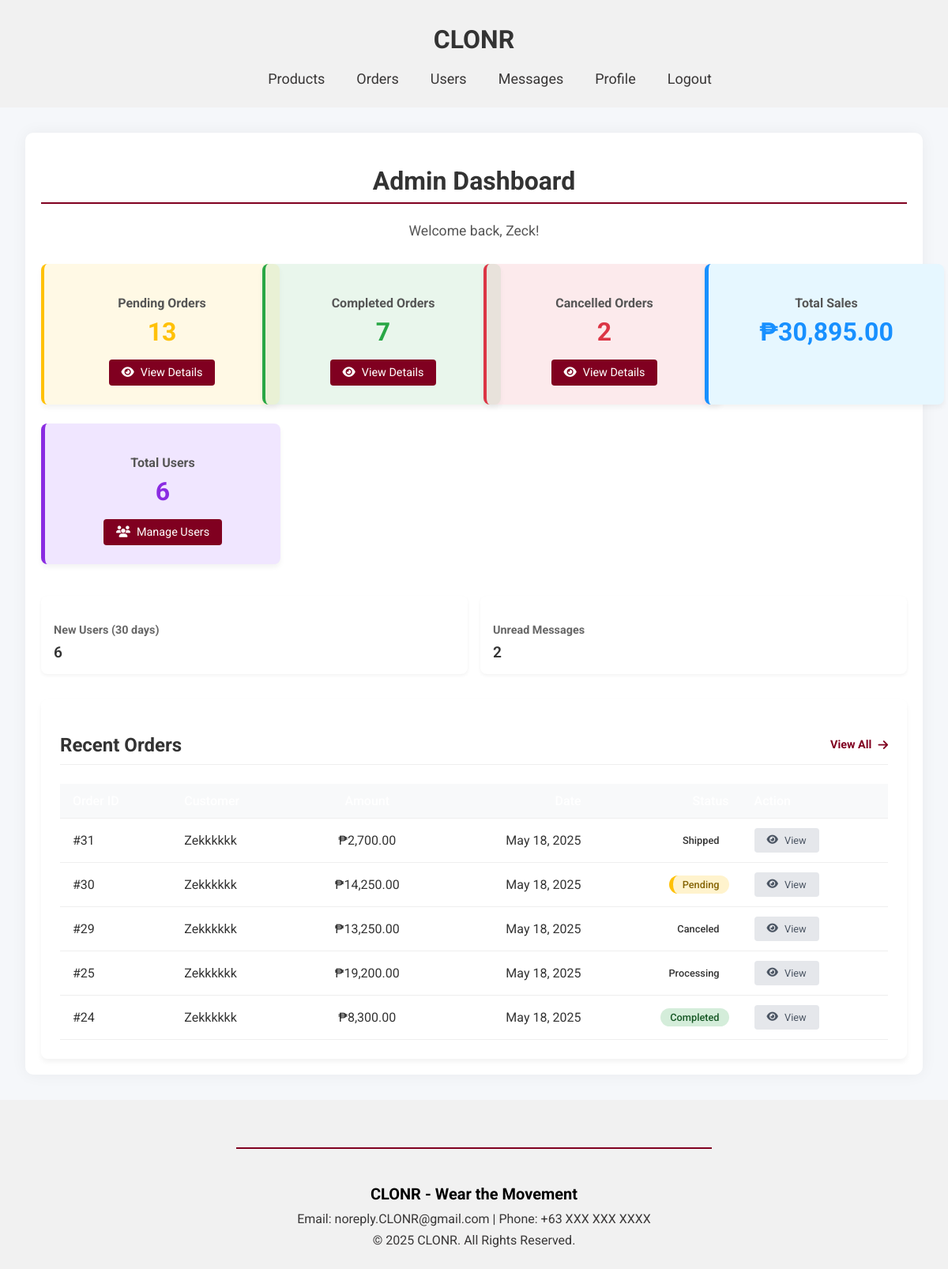
The page /admin/admindashboard.php (signed in) on the database its author committed.
### tables this page shows
CREATE TABLE `users` (
  `id` int(100) NOT NULL,
  `name` varchar(100) NOT NULL,
  `email` varchar(100) NOT NULL,
  `password` varchar(100) NOT NULL,
  `user_type` varchar(20) NOT NULL DEFAULT 'user',
  `image` varchar(100) NOT NULL,
  `phone` varchar(15) DEFAULT NULL,
  `created_acc` timestamp NOT NULL DEFAULT current_timestamp(),
  `Status` varchar(10) NOT NULL DEFAULT 'Active',
  `balance` decimal(65,0) NOT NULL,
  `money` decimal(65,0) NOT NULL
);

CREATE TABLE `orders` (
  `id` int(100) NOT NULL,
  `user_id` int(100) NOT NULL,
  `name` varchar(100) NOT NULL,
  `number` int(11) NOT NULL,
  `email` varchar(100) NOT NULL,
  `method` varchar(50) NOT NULL,
  `address` varchar(500) NOT NULL,
  `total_products` varchar(1000) NOT NULL,
  `total_price` float(10,2) NOT NULL,
  `placed_on` datetime NOT NULL DEFAULT current_timestamp(),
  `payment_status` varchar(20) NOT NULL DEFAULT 'Pending'
);

### admin/admindashboard.php (the view, shortened to what this page needs)
<?php
require_once '../config.php';
try {
    $admin_id = $_SESSION['admin_id'];
    $stmt = $conn->prepare("SELECT * FROM users WHERE id = ? AND user_type = 'admin'");
    $stmt->execute([$admin_id]);
    $admin = $stmt->fetch(PDO::FETCH_ASSOC);
    function countOrdersByStatus($conn, $status) {
        $stmt = $conn->prepare("SELECT COUNT(*) FROM orders WHERE payment_status = :status");
        $stmt->bindParam(':status', $status);
        $stmt->execute();
        return $stmt->fetchColumn();
    }
    $pending_count = countOrdersByStatus($conn, 'pending');
    $completed_count = countOrdersByStatus($conn, 'completed');
    $cancelled_count = countOrdersByStatus($conn, 'cancelled');
    $stmt = $conn->prepare("SELECT o.*, u.name as customer_name FROM orders o JOIN users u ON o.user_id = u.id ORDER BY id  desc LIMIT 5");
    $stmt->execute();
    $recent_orders = $stmt->fetchAll(PDO::FETCH_ASSOC);
    $total_sales_stmt = $conn->query("SELECT SUM(total_price) FROM orders WHERE payment_status = 'completed'");
    $total_sales = $total_sales_stmt->fetchColumn() ?? 0;
    $total_users_stmt = $conn->query("SELECT COUNT(*) FROM users WHERE user_type = 'user'");
    $total_users = $total_users_stmt->fetchColumn();
    $new_users_stmt = $conn->query("SELECT COUNT(*) FROM users WHERE user_type = 'user' AND created_acc >= DATE_SUB(NOW(), INTERVAL 1 MONTH)");
    $new_users = $new_users_stmt->fetchColumn();
    $unread_messages_stmt = $conn->query("SELECT COUNT(*) FROM messages WHERE is_read = 0");
    $unread_messages = $unread_messages_stmt->fetchColumn();
} catch (PDOException $e) {
    die("Database error: " . $e->getMessage());
}
?>
<!DOCTYPE html>
<html lang="en">
    <head>
        <link rel="stylesheet" href="../global.css"/>
        <link rel="stylesheet" href="admin.css">
        <link rel="stylesheet" href="https://cdnjs.cloudflare.com/ajax/libs/font-awesome/6.4.0/css/all.min.css">
    </head>
    <body>
        <header>
          <div class="container">
            <a href="admindashboard.php"><h1 class="title">CLONR</h1></a>
            <nav>
              <ul class="navbar">
                <li><a href="products.php">Products</a></li>
                <li><a href="order.php">Orders</a></li>
                <li><a href="users.php">Users</a></li>
                    <li><a href="messages.php">Messages</a></li>
                <li><a href="../AdminUpdateProfile.php">Profile</a></li>
                <li><a href="../logout.php" class="logout-btn">Logout</a></li>
              </ul>
            </nav>
        </header>
        <main class="admin-main">
            <div class="admin-container">
                <h1 class="admin-title">Admin Dashboard</h1>
                <p class="admin-welcome">Welcome back, <?= htmlspecialchars($admin['name'] ?? 'Administrator') ?>!</p>
                <div class="stats-container">
                    <div class="stat-card pending">
                        <h3>Pending Orders</h3>
                        <p class="stat-number"><?= $pending_count ?></p>
                        <a href="order.php?status=pending&search=&sort=id&order=ASC" class="stat-link">
                            <i class="fas fa-eye"></i> View Details
                        </a>
                    </div>
                    <div class="stat-card approved">
                        <h3>Completed Orders</h3>
                        <p class="stat-number"><?= $completed_count ?></p>
                        <a href="order.php?status=completed&search=&sort=id&order=ASC" class="stat-link">
                            <i class="fas fa-eye"></i> View Details
                        </a>
                    </div>
                    <div class="stat-card declined">
                        <h3>Cancelled Orders</h3>
                        <p class="stat-number"><?= $cancelled_count ?></p>
                        <a href="order.php?status=cancelled&search=&sort=id&order=ASC" class="stat-link">
                            <i class="fas fa-eye"></i> View Details
                        </a>
                    </div>
                    <div class="stat-card sales">
                        <h3>Total Sales</h3>
                        <p class="stat-number">₱<?= number_format($total_sales, 2) ?></p>
                    </div>
                    <div class="stat-card users">
                        <h3>Total Users</h3>
                        <p class="stat-number"><?= $total_users ?></p>
                        <a href="users.php" class="stat-link">
                            <i class="fas fa-users"></i> Manage Users
                        </a>
                    </div>
                </div>
                <div class="quick-stats">
                    <div class="quick-stat">
                        <h4>New Users (30 days)</h4>
                        <p><?= $new_users ?></p>
                    </div>
                    <div class="quick-stat">
                        <h4>Unread Messages</h4>
                        <p><?= $unread_messages ?></p>
                    </div>
                </div>
                <div class="recent-orders">
                    <h2>
                        Recent Orders
                        <a href="order.php">
                            View All <i class="fas fa-arrow-right"></i>
                        </a>
                    </h2>
                    <table>
                        <thead>
                            <tr>
                                <th>Order ID</th>
                                <th>Customer</th>
                                <th>Amount</th>
                                <th>Date</th>
                                <th>Status</th>
                                <th>Action</th>
                            </tr>
                        </thead>
                        <tbody>
                            <?php foreach ($recent_orders as $order): ?>
                            <tr>
                                <td>#<?= htmlspecialchars($order['id']) ?></td>
                                <td><?= htmlspecialchars($order['customer_name']) ?></td>
                                <td>₱<?= htmlspecialchars(number_format($order['total_price'], 2)) ?></td>
                                <td><?= htmlspecialchars(date('M d, Y', strtotime($order['placed_on']))) ?></td>
                                <td><span class="status <?= htmlspecialchars($order['payment_status']) ?>"><?= ucfirst(htmlspecialchars($order['payment_status'])) ?></span></td>
                                <td><a href="order_details.php?id=<?= $order['id'] ?>" class="action-btn"><i class="fas fa-eye"></i> View</a></td>
                            </tr>
                            <?php endforeach; ?>
                        </tbody>
                    </table>
                </div>
            </div>
        </main>
        <hr class="custom-hr">
        <footer>
        <div class="footer-content">
            <h2>CLONR - Wear the Movement</h2>
            <p>Email: noreply.CLONR@gmail.com | Phone: +63 XXX XXX XXXX</p>
            <p>© 2025 CLONR. All Rights Reserved.</p>
        </div>
        </footer>
    </body>
</html>

### global.css (style rules this page uses)
body { margin: 0; font-family: 'Roboto',sans-serif; background-color: #f1f1f1; color: #333333; }
header { padding: 10px 40px; display: flex; justify-content: center; align-items: center; position: relative; }
.title { color: #000000; font-size: 2rem; text-align: center; }
a { text-decoration: none; }
.navbar { list-style: none; display: flex; gap: 40px; z-index: 10; }
.navbar li { position: relative; cursor: pointer; font-size: 18px; color: #393737; }
.navbar a { text-decoration: none; color: inherit; }
footer { color: #000000; text-align: center; padding: 20px 20px; }
.footer-content h2 { font-size: 20px; margin-bottom: 10px; }
.footer-content p { font-size: 16px; margin: 8px 0; color: #393737; }
.custom-hr { width: 50%; border: 1px solid #800020; margin-top: 5%; }

### admin/admin.css (style rules this page uses)
.title { font-size: 2rem; margin-bottom: 20px; color: #333; }
.admin-main { padding: 40px 20px; background-color: #f8f9fa; min-height: calc(100vh - 200px); }
.admin-container { max-width: 1200px; margin: 0 auto; padding: 20px; background-color: #fff; border-radius: 10px; box-shadow: 0 0 20px rgba(0, 0, 0, 0.05); }
.admin-title { color: #333; font-size: 2.5rem; margin-bottom: 30px; text-align: center; border-bottom: 2px solid #800020; padding-bottom: 15px; }
.stats-container { display: flex; justify-content: space-between; margin-bottom: 40px; flex-wrap: wrap; gap: 20px; }
.stat-card { flex: 1; min-width: 250px; padding: 25px; border-radius: 10px; text-align: center; box-shadow: 0 4px 12px rgba(0, 0, 0, 0.1); transition: transform 0.3s ease; }
.stat-card h3 { font-size: 1.2rem; color: #555; margin-bottom: 15px; }
.stat-number { font-size: 2.5rem; font-weight: 700; margin: 15px 0; }
.stat-link { display: inline-block; padding: 8px 15px; background-color: #800020; color: white; border-radius: 5px; text-decoration: none; transition: background-color 0.3s ease; }
.pending { background-color: #fff3cd; border-left: 5px solid #ffc107; }
.approved { background-color: #d4edda; border-left: 5px solid #28a745; }
.declined { background-color: #f8d7da; border-left: 5px solid #dc3545; }
.pending .stat-number { color: #ffc107; }
.approved .stat-number { color: #28a745; }
.declined .stat-number { color: #dc3545; }
.recent-orders { margin-top: 40px; }
.recent-orders h2 { font-size: 1.8rem; margin-bottom: 20px; color: #333; padding-bottom: 10px; border-bottom: 1px solid #eee; }
table { width: 100%; border-collapse: collapse; margin-top: 20px; }
th, td { padding: 12px 15px; text-align: left; border-bottom: 1px solid #ddd; }
th { background-color: #800020; color: white; font-weight: 500; }
.status { padding: 5px 10px; border-radius: 20px; font-size: 0.8rem; font-weight: 500; }
.status.pending { background-color: #fff3cd; color: #856404; }
.action-btn { display: inline-block; padding: 5px 10px; background-color: #800020; color: white; border-radius: 4px; text-decoration: none; transition: background-color 0.3s ease; }
.stat-card.sales { background-color: #e6f7ff; border-left: 5px solid #1890ff; }
.stat-card.sales .stat-number { color: #1890ff; }
table th:nth-child(3), table td:nth-child(3) { text-align: center; }
table th:nth-child(4), table td:nth-child(4), table th:nth-child(5), table td:nth-child(5) { text-align: right; }
.admin-welcome { text-align: center; color: #666; margin-bottom: 30px; font-size: 1.1rem; }
.stat-card.users { background-color: #f0e6ff; border-left: 5px solid #8a2be2; }
.stat-card.users .stat-number { color: #8a2be2; }
th { background-color: #800020; color: white; }
.action-btn { display: inline-block; padding: 5px 10px; margin-right: 5px; border-radius: 3px; text-decoration: none; font-size: 14px; }
.action-btn { padding: 0.5rem 1rem; border-radius: 4px; text-decoration: none; font-size: 0.9rem; transition: all 0.2s; }
.action-btn:not(.reply):not(.delete) { background-color: #e0e0e0; color: #333; }
.action-btn { padding: 0.5rem 1rem; border-radius: 6px; text-decoration: none; font-size: 0.85rem; transition: all 0.2s; }
.action-btn:not(.reply):not(.delete) { background-color: #E5E7EB; color: #4B5563; }

### rows shown on the page
users: name "Zeck"
orders: id "31", user.name "Zekkkkkk", total_price "2,700.00", placed_on "May 18, 2025", payment_status "Shipped"
orders: id "30", user.name "Zekkkkkk", total_price "14,250.00", placed_on "May 18, 2025", payment_status "Pending"
orders: id "29", user.name "Zekkkkkk", total_price "13,250.00", placed_on "May 18, 2025", payment_status "Canceled"
orders: id "25", user.name "Zekkkkkk", total_price "19,200.00", placed_on "May 18, 2025", payment_status "Processing"
orders: id "24", user.name "Zekkkkkk", total_price "8,300.00", placed_on "May 18, 2025", payment_status "Completed"

### other values the page prints
$pending_count "13"
$completed_count "7"
$cancelled_count "2"
$total_sales "30,895.00"
$total_users "6"
$new_users "6"
$unread_messages "2"
